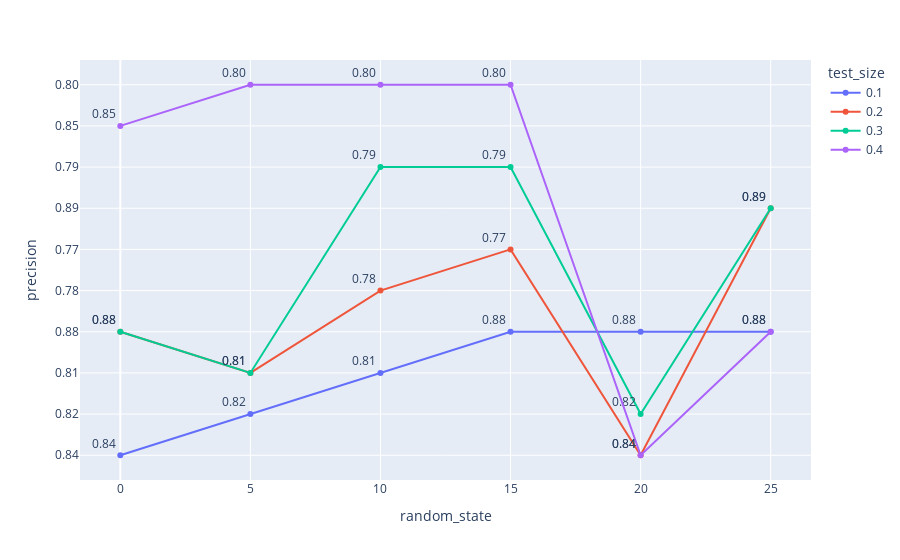

Notebook code for this chart:
### Code cell
import plotly.express as px
fig = px.line(optimal, x='random_state', y='precision',color='test_size',
              text='precision', markers=True)
fig.update_traces(textposition='top left')
fig.show()

### Figure 1 — Plotly figure (JSON) as saved in the notebook; plotly's stock layout.template omitted (floating-point values rounded to 4 significant figures)
{"data": [{"hovertemplate": "test_size=0.1<br>random_state=%{x}<br>precision=%{text}<extra></extra>", "legendgroup": "0.1", "line": {"color": "#636efa", "dash": "solid"}, "marker": {"symbol": "circle"}, "mode": "lines+markers+text", "name": "0.1", "orientation": "h", "showlegend": true, "text": ["0.84", "0.82", "0.81", "0.88", "0.88", "0.88"], "textposition": "top left", "type": "scatter", "x": [0, 5, 10, 15, 20, 25], "xaxis": "x", "y": ["0.84", "0.82", "0.81", "0.88", "0.88", "0.88"], "yaxis": "y"}, {"hovertemplate": "test_size=0.2<br>random_state=%{x}<br>precision=%{text}<extra></extra>", "legendgroup": "0.2", "line": {"color": "#EF553B", "dash": "solid"}, "marker": {"symbol": "circle"}, "mode": "lines+markers+text", "name": "0.2", "orientation": "h", "showlegend": true, "text": ["0.88", "0.81", "0.78", "0.77", "0.84", "0.89"], "textposition": "top left", "type": "scatter", "x": [0, 5, 10, 15, 20, 25], "xaxis": "x", "y": ["0.88", "0.81", "0.78", "0.77", "0.84", "0.89"], "yaxis": "y"}, {"hovertemplate": "test_size=0.3<br>random_state=%{x}<br>precision=%{text}<extra></extra>", "legendgroup": "0.3", "line": {"color": "#00cc96", "dash": "solid"}, "marker": {"symbol": "circle"}, "mode": "lines+markers+text", "name": "0.3", "orientation": "h", "showlegend": true, "text": ["0.88", "0.81", "0.79", "0.79", "0.82", "0.89"], "textposition": "top left", "type": "scatter", "x": [0, 5, 10, 15, 20, 25], "xaxis": "x", "y": ["0.88", "0.81", "0.79", "0.79", "0.82", "0.89"], "yaxis": "y"}, {"hovertemplate": "test_size=0.4<br>random_state=%{x}<br>precision=%{text}<extra></extra>", "legendgroup": "0.4", "line": {"color": "#ab63fa", "dash": "solid"}, "marker": {"symbol": "circle"}, "mode": "lines+markers+text", "name": "0.4", "orientation": "h", "showlegend": true, "text": ["0.85", "0.80", "0.80", "0.80", "0.84", "0.88"], "textposition": "top left", "type": "scatter", "x": [0, 5, 10, 15, 20, 25], "xaxis": "x", "y": ["0.85", "0.80", "0.80", "0.80", "0.84", "0.88"], "yaxis": "y"}], "layout": {"legend": {"title": {"text": "test_size"}, "tracegroupgap": 0}, "margin": {"t": 60}, "xaxis": {"anchor": "y", "domain": [0, 1], "title": {"text": "random_state"}}, "yaxis": {"anchor": "x", "domain": [0, 1], "title": {"text": "precision"}}}}
